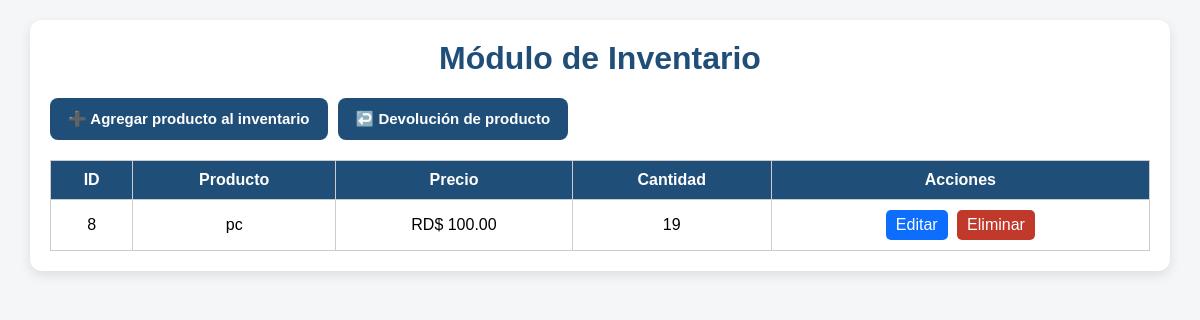
/inventario (signed in), run on an earlier commit of the app's database.
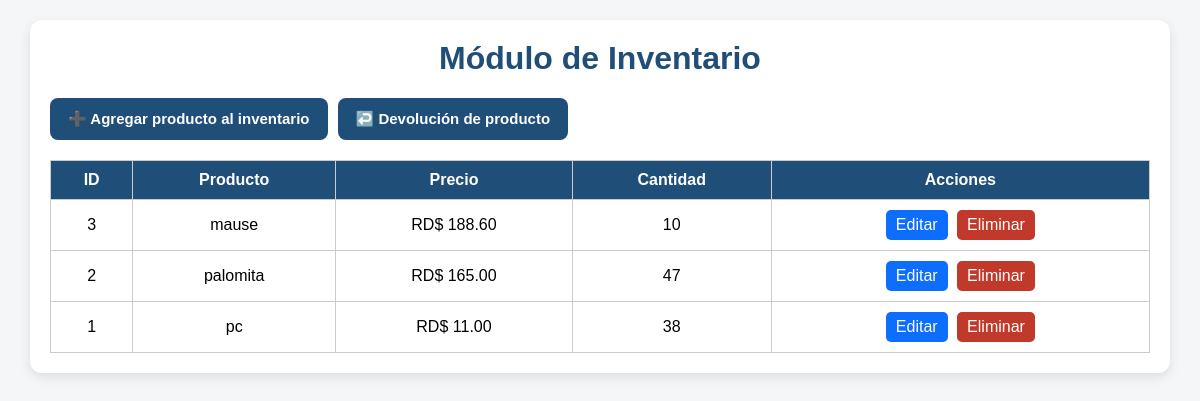
And on a later commit of the database.
### tables this page shows
CREATE TABLE productos (
    id INTEGER PRIMARY KEY AUTOINCREMENT,
    nombre TEXT,
    precio REAL,
    cantidad INTEGER
);

### app.py (the view, shortened to what this page needs)
@app.route("/inventario", methods=["GET", "POST"])
def inventario():
    if "usuario" not in session:
        return redirect(url_for("login"))
    if session.get("permiso_inventario") != 1 and session.get("rol") != "admin":
        return "No tienes permiso para acceder a Inventario"
    conexion = sqlite3.connect("pos.db")
    cursor = conexion.cursor()
    mensaje = ""
    cursor.execute("SELECT * FROM productos ORDER BY nombre ASC")
    productos = cursor.fetchall()
    conexion.close()
    return render_template("inventario.html", productos=productos, mensaje=mensaje)

### templates/inventario.html (shortened to what this page needs)
<!DOCTYPE html>
<html lang="es">
<head>
</head>
<body>
<div class="contenedor">
    <h1>Módulo de Inventario</h1>
    <div class="barra-superior">
        <button type="button" class="btn-principal" onclick="mostrarFormulario('agregar')">
            ➕ Agregar producto al inventario
        </button>
        <button type="button" class="btn-principal" onclick="mostrarFormulario('devolucion')">
            ↩️ Devolución de producto
        </button>
    </div>
    <table>
        <tr>
            <th>ID</th>
            <th>Producto</th>
            <th>Precio</th>
            <th>Cantidad</th>
            <th>Acciones</th>
        </tr>
        {% for producto in productos %}
        <tr>
            <td>{{ producto[0] }}</td>
            <td>{{ producto[1] }}</td>
            <td>RD$ {{ "%.2f"|format(producto[2]) }}</td>
            <td>{{ producto[3] }}</td>
            <td class="acciones">
                <a class="btn-editar" href="/editar_producto/{{ producto[0] }}">Editar</a>
                <a class="btn-eliminar"
                   href="/eliminar_producto/{{ producto[0] }}"
                   onclick="return confirm('¿Eliminar producto?')">
                   Eliminar
                </a>
            </td>
        </tr>
        {% endfor %}
    </table>
</div>
</body>
</html>

### templates/inventario.html (style rules this page uses)
body { font-family:Arial; background:#f4f6f8; margin:0; padding:20px; }
.contenedor { width:1100px; margin:auto; background:white; padding:20px; border-radius:12px; box-shadow:0 4px 12px rgba(0,0,0,0.1); }
h1 { text-align:center; color:#1f4e79; margin-top:0; }
.barra-superior { display:flex; gap:10px; align-items:center; margin-bottom:20px; flex-wrap:wrap; }
.btn-principal { background:#1f4e79; color:white; border:none; padding:12px 18px; border-radius:8px; cursor:pointer; font-size:15px; font-weight:bold; }
input, select, button { padding:10px; font-size:14px; border-radius:8px; border:1px solid #ccc; box-sizing:border-box; }
table { width:100%; border-collapse:collapse; margin-top:20px; }
th, td { border:1px solid #ccc; padding:10px; text-align:center; }
th { background:#1f4e79; color:white; }
.btn-editar { text-decoration:none; color:white; background:#0d6efd; padding:6px 10px; border-radius:5px; display:inline-block; margin-right:5px; }
.btn-eliminar { text-decoration:none; color:white; background:#c0392b; padding:6px 10px; border-radius:5px; display:inline-block; }
.acciones { white-space:nowrap; }

What changed in the data, as far as the page shows it:
removed productos: id "8", nombre "pc", precio "100.00", cantidad "19"
added productos: id "3", nombre "mause", precio "188.60", cantidad "10"
added productos: id "2", nombre "palomita", precio "165.00", cantidad "47"
added productos: id "1", nombre "pc", precio "11.00", cantidad "38"
